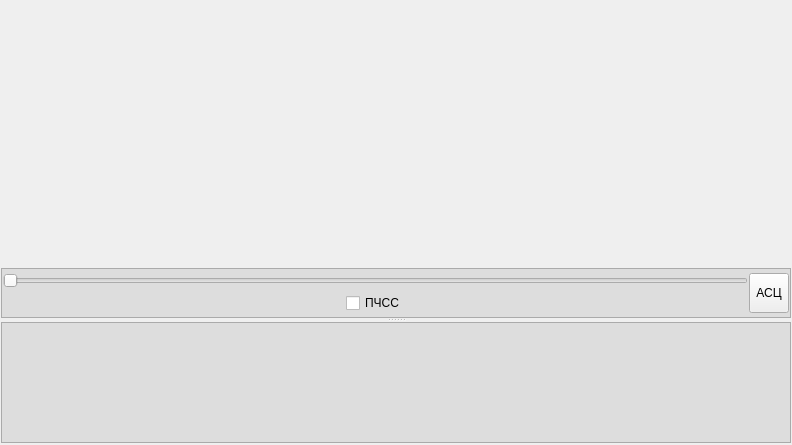
<?xml version="1.0" encoding="UTF-8"?>
<ui version="4.0">
 <class>ShPIndicatorItem</class>
 <widget class="QWidget" name="ShPIndicatorItem">
  <property name="geometry">
   <rect>
    <x>0</x>
    <y>0</y>
    <width>792</width>
    <height>445</height>
   </rect>
  </property>
  <property name="windowTitle">
   <string>Form</string>
  </property>
  <layout class="QGridLayout" name="gridLayout">
   <property name="leftMargin">
    <number>1</number>
   </property>
   <property name="topMargin">
    <number>2</number>
   </property>
   <property name="rightMargin">
    <number>1</number>
   </property>
   <property name="bottomMargin">
    <number>2</number>
   </property>
   <property name="spacing">
    <number>2</number>
   </property>
   <item row="0" column="0">
    <widget class="QSplitter" name="splitter_2">
     <property name="midLineWidth">
      <number>0</number>
     </property>
     <property name="orientation">
      <enum>Qt::Vertical</enum>
     </property>
     <widget class="QWidget" name="widget" native="true">
      <layout class="QVBoxLayout" name="verticalLayout" stretch="5,1">
       <property name="leftMargin">
        <number>0</number>
       </property>
       <property name="topMargin">
        <number>0</number>
       </property>
       <property name="rightMargin">
        <number>0</number>
       </property>
       <property name="bottomMargin">
        <number>0</number>
       </property>
       <item>
        <layout class="QHBoxLayout" name="horizontalLayout">
         <property name="spacing">
          <number>0</number>
         </property>
         <item>
          <widget class="QWidget" name="widgetsVerticalLayout" native="true">
           <layout class="QVBoxLayout" name="verticalLayout_2">
            <property name="spacing">
             <number>1</number>
            </property>
            <property name="leftMargin">
             <number>1</number>
            </property>
            <property name="topMargin">
             <number>1</number>
            </property>
            <property name="rightMargin">
             <number>1</number>
            </property>
            <property name="bottomMargin">
             <number>1</number>
            </property>
            <item>
             <widget class="QSplitter" name="splitter">
              <property name="orientation">
               <enum>Qt::Vertical</enum>
              </property>
             </widget>
            </item>
           </layout>
          </widget>
         </item>
        </layout>
       </item>
       <item>
        <widget class="QFrame" name="frame_2">
         <property name="sizePolicy">
          <sizepolicy hsizetype="Preferred" vsizetype="Preferred">
           <horstretch>0</horstretch>
           <verstretch>0</verstretch>
          </sizepolicy>
         </property>
         <property name="maximumSize">
          <size>
           <width>16777215</width>
           <height>50</height>
          </size>
         </property>
         <property name="styleSheet">
          <string notr="true">QFrame {
  background-color: rgb(221, 221, 221);
}</string>
         </property>
         <property name="frameShape">
          <enum>QFrame::StyledPanel</enum>
         </property>
         <property name="frameShadow">
          <enum>QFrame::Raised</enum>
         </property>
         <layout class="QHBoxLayout" name="horizontalLayout_5">
          <property name="spacing">
           <number>1</number>
          </property>
          <property name="leftMargin">
           <number>1</number>
          </property>
          <property name="topMargin">
           <number>1</number>
          </property>
          <property name="rightMargin">
           <number>1</number>
          </property>
          <property name="bottomMargin">
           <number>1</number>
          </property>
          <item>
           <layout class="QVBoxLayout" name="verticalLayout_6">
            <property name="spacing">
             <number>2</number>
            </property>
            <item>
             <widget class="QSlider" name="horizontalSlider">
              <property name="orientation">
               <enum>Qt::Horizontal</enum>
              </property>
             </widget>
            </item>
            <item>
             <layout class="QHBoxLayout" name="horizontalLayout_4">
              <property name="spacing">
               <number>2</number>
              </property>
              <property name="sizeConstraint">
               <enum>QLayout::SetDefaultConstraint</enum>
              </property>
              <item>
               <spacer name="horizontalSpacer_3">
                <property name="orientation">
                 <enum>Qt::Horizontal</enum>
                </property>
                <property name="sizeHint" stdset="0">
                 <size>
                  <width>20</width>
                  <height>20</height>
                 </size>
                </property>
               </spacer>
              </item>
              <item>
               <widget class="QCheckBox" name="checkBox">
                <property name="text">
                 <string>ПЧСС</string>
                </property>
               </widget>
              </item>
              <item>
               <spacer name="horizontalSpacer_4">
                <property name="orientation">
                 <enum>Qt::Horizontal</enum>
                </property>
                <property name="sizeHint" stdset="0">
                 <size>
                  <width>20</width>
                  <height>20</height>
                 </size>
                </property>
               </spacer>
              </item>
             </layout>
            </item>
           </layout>
          </item>
          <item>
           <widget class="QToolButton" name="targetToolButton">
            <property name="minimumSize">
             <size>
              <width>40</width>
              <height>40</height>
             </size>
            </property>
            <property name="maximumSize">
             <size>
              <width>40</width>
              <height>40</height>
             </size>
            </property>
            <property name="text">
             <string>АСЦ</string>
            </property>
           </widget>
          </item>
         </layout>
        </widget>
       </item>
      </layout>
     </widget>
     <widget class="QFrame" name="frame_3">
      <property name="styleSheet">
       <string notr="true">QFrame {
  background-color: rgb(221, 221, 221);
}</string>
      </property>
      <property name="frameShape">
       <enum>QFrame::StyledPanel</enum>
      </property>
      <property name="frameShadow">
       <enum>QFrame::Raised</enum>
      </property>
      <layout class="QHBoxLayout" name="horizontalLayout_6">
       <property name="leftMargin">
        <number>3</number>
       </property>
       <property name="rightMargin">
        <number>3</number>
       </property>
       <item>
        <widget class="QCustomPlot" name="graphic" native="true">
         <property name="minimumSize">
          <size>
           <width>0</width>
           <height>0</height>
          </size>
         </property>
        </widget>
       </item>
      </layout>
     </widget>
    </widget>
   </item>
  </layout>
 </widget>
 <customwidgets>
  <customwidget>
   <class>QCustomPlot</class>
   <extends>QWidget</extends>
   <header location="global">qcustomplot.h</header>
   <container>1</container>
  </customwidget>
 </customwidgets>
 <resources/>
 <connections/>
</ui>
